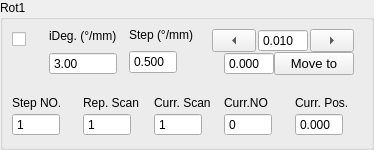
             <widget class="QGroupBox" name="rotary1Group">
              <property name="sizePolicy">
               <sizepolicy hsizetype="Expanding" vsizetype="Expanding">
                <horstretch>0</horstretch>
                <verstretch>0</verstretch>
               </sizepolicy>
              </property>
              <property name="title">
               <string>Rot1</string>
              </property>
              <layout class="QVBoxLayout" name="verticalLayout_83">
               <property name="leftMargin">
                <number>9</number>
               </property>
               <property name="topMargin">
                <number>0</number>
               </property>
               <item>
                <layout class="QVBoxLayout" name="verticalLayout_81">
                 <property name="spacing">
                  <number>12</number>
                 </property>
                 <item>
                  <layout class="QHBoxLayout" name="horizontalLayout_45" stretch="1,2,2,0">
                   <item>
                    <layout class="QVBoxLayout" name="verticalLayout_79">
                     <property name="spacing">
                      <number>6</number>
                     </property>
                     <property name="topMargin">
                      <number>9</number>
                     </property>
                     <item>
                      <widget class="QCheckBox" name="activeRot1">
                       <property name="sizePolicy">
                        <sizepolicy hsizetype="Expanding" vsizetype="Fixed">
                         <horstretch>0</horstretch>
                         <verstretch>0</verstretch>
                        </sizepolicy>
                       </property>
                       <property name="toolTip">
                        <string>Active Instrument?</string>
                       </property>
                       <property name="text">
                        <string/>
                       </property>
                       <property name="checked">
                        <bool>false</bool>
                       </property>
                       <property name="mytype" stdset="0">
                        <string>checkbox</string>
                       </property>
                      </widget>
                     </item>
                     <item>
                      <widget class="LedIndicator" name="rotary1Led" native="true">
                       <property name="sizePolicy">
                        <sizepolicy hsizetype="Fixed" vsizetype="Fixed">
                         <horstretch>0</horstretch>
                         <verstretch>0</verstretch>
                        </sizepolicy>
                       </property>
                       <property name="minimumSize">
                        <size>
                         <width>25</width>
                         <height>25</height>
                        </size>
                       </property>
                       <property name="maximumSize">
                        <size>
                         <width>25</width>
                         <height>25</height>
                        </size>
                       </property>
                       <property name="baseSize">
                        <size>
                         <width>0</width>
                         <height>0</height>
                        </size>
                       </property>
                       <property name="mytype" stdset="0">
                        <string>led</string>
                       </property>
                      </widget>
                     </item>
                    </layout>
                   </item>
                   <item>
                    <layout class="QVBoxLayout" name="verticalLayout_37">
                     <property name="spacing">
                      <number>0</number>
                     </property>
                     <property name="leftMargin">
                      <number>0</number>
                     </property>
                     <property name="rightMargin">
                      <number>0</number>
                     </property>
                     <item>
                      <widget class="QLabel" name="label_31">
                       <property name="sizePolicy">
                        <sizepolicy hsizetype="Expanding" vsizetype="Fixed">
                         <horstretch>0</horstretch>
                         <verstretch>0</verstretch>
                        </sizepolicy>
                       </property>
                       <property name="maximumSize">
                        <size>
                         <width>16777215</width>
                         <height>16777215</height>
                        </size>
                       </property>
                       <property name="text">
                        <string>iDeg. (°/mm)</string>
                       </property>
                       <property name="mytype" stdset="0">
                        <string>label</string>
                       </property>
                      </widget>
                     </item>
                     <item>
                      <widget class="QDoubleSpinBox" name="iRot1">
                       <property name="sizePolicy">
                        <sizepolicy hsizetype="Expanding" vsizetype="Fixed">
                         <horstretch>0</horstretch>
                         <verstretch>0</verstretch>
                        </sizepolicy>
                       </property>
                       <property name="maximumSize">
                        <size>
                         <width>16777215</width>
                         <height>16777215</height>
                        </size>
                       </property>
                       <property name="buttonSymbols">
                        <enum>QAbstractSpinBox::ButtonSymbols::NoButtons</enum>
                       </property>
                       <property name="value">
                        <double>3.000000000000000</double>
                       </property>
                      </widget>
                     </item>
                    </layout>
                   </item>
                   <item>
                    <layout class="QVBoxLayout" name="verticalLayout_27">
                     <property name="spacing">
                      <number>0</number>
                     </property>
                     <item>
                      <widget class="QLabel" name="label_33">
                       <property name="sizePolicy">
                        <sizepolicy hsizetype="Expanding" vsizetype="Fixed">
                         <horstretch>0</horstretch>
                         <verstretch>0</verstretch>
                        </sizepolicy>
                       </property>
                       <property name="text">
                        <string>Step (°/mm)</string>
                       </property>
                       <property name="mytype" stdset="0">
                        <string>label</string>
                       </property>
                      </widget>
                     </item>
                     <item>
                      <widget class="QDoubleSpinBox" name="rotary1Step">
                       <property name="sizePolicy">
                        <sizepolicy hsizetype="Expanding" vsizetype="Fixed">
                         <horstretch>0</horstretch>
                         <verstretch>0</verstretch>
                        </sizepolicy>
                       </property>
                       <property name="maximumSize">
                        <size>
                         <width>48</width>
                         <height>24</height>
                        </size>
                       </property>
                       <property name="buttonSymbols">
                        <enum>QAbstractSpinBox::ButtonSymbols::NoButtons</enum>
                       </property>
                       <property name="decimals">
                        <number>3</number>
                       </property>
                       <property name="value">
                        <double>0.500000000000000</double>
                       </property>
                      </widget>
                     </item>
                    </layout>
                   </item>
                   <item>
                    <widget class="QFrame" name="rotary1Manual">
                     <property name="mytype" stdset="0">
                      <string>inst_manu</string>
                     </property>
                     <layout class="QVBoxLayout" name="verticalLayout_53">
                      <property name="spacing">
                       <number>0</number>
                      </property>
                      <property name="leftMargin">
                       <number>6</number>
                      </property>
                      <property name="rightMargin">
                       <number>6</number>
                      </property>
                      <item>
                       <layout class="QHBoxLayout" name="horizontalLayout_19">
                        <property name="spacing">
                         <number>2</number>
                        </property>
                        <item>
                         <widget class="QToolButton" name="rot1JogL">
                          <property name="sizePolicy">
                           <sizepolicy hsizetype="Expanding" vsizetype="Fixed">
                            <horstretch>0</horstretch>
                            <verstretch>0</verstretch>
                           </sizepolicy>
                          </property>
                          <property name="minimumSize">
                           <size>
                            <width>32</width>
                            <height>0</height>
                           </size>
                          </property>
                          <property name="maximumSize">
                           <size>
                            <width>16777215</width>
                            <height>24</height>
                           </size>
                          </property>
                          <property name="text">
                           <string>...</string>
                          </property>
                          <property name="toolButtonStyle">
                           <enum>Qt::ToolButtonStyle::ToolButtonIconOnly</enum>
                          </property>
                          <property name="arrowType">
                           <enum>Qt::ArrowType::LeftArrow</enum>
                          </property>
                          <property name="mytype" stdset="0">
                           <string>arrowbutton</string>
                          </property>
                         </widget>
                        </item>
                        <item>
                         <widget class="QDoubleSpinBox" name="rotary1JogStep">
                          <property name="sizePolicy">
                           <sizepolicy hsizetype="Expanding" vsizetype="Fixed">
                            <horstretch>0</horstretch>
                            <verstretch>0</verstretch>
                           </sizepolicy>
                          </property>
                          <property name="maximumSize">
                           <size>
                            <width>50</width>
                            <height>24</height>
                           </size>
                          </property>
                          <property name="buttonSymbols">
                           <enum>QAbstractSpinBox::ButtonSymbols::NoButtons</enum>
                          </property>
                          <property name="decimals">
                           <number>3</number>
                          </property>
                          <property name="minimum">
                           <double>-50.000000000000000</double>
                          </property>
                          <property name="maximum">
                           <double>210.000000000000000</double>
                          </property>
                          <property name="value">
                           <double>0.010000000000000</double>
                          </property>
                         </widget>
                        </item>
                        <item>
                         <widget class="QToolButton" name="rot1JogR">
                          <property name="sizePolicy">
                           <sizepolicy hsizetype="Expanding" vsizetype="Fixed">
                            <horstretch>0</horstretch>
                            <verstretch>0</verstretch>
                           </sizepolicy>
                          </property>
                          <property name="minimumSize">
                           <size>
                            <width>32</width>
                            <height>0</height>
                           </size>
                          </property>
                          <property name="maximumSize">
                           <size>
                            <width>16777215</width>
                            <height>24</height>
                           </size>
                          </property>
                          <property name="text">
                           <string>...</string>
                          </property>
                          <property name="arrowType">
                           <enum>Qt::ArrowType::RightArrow</enum>
                          </property>
                          <property name="mytype" stdset="0">
                           <string>arrowbutton</string>
                          </property>
                         </widget>
                        </item>
                       </layout>
                      </item>
                      <item>
                       <layout class="QHBoxLayout" name="horizontalLayout_13">
                        <property name="leftMargin">
                         <number>12</number>
                        </property>
                        <item>
                         <widget class="QDoubleSpinBox" name="rot1SetPos">
                          <property name="sizePolicy">
                           <sizepolicy hsizetype="Minimum" vsizetype="Preferred">
                            <horstretch>0</horstretch>
                            <verstretch>0</verstretch>
                           </sizepolicy>
                          </property>
                          <property name="maximumSize">
                           <size>
                            <width>50</width>
                            <height>24</height>
                           </size>
                          </property>
                          <property name="buttonSymbols">
                           <enum>QAbstractSpinBox::ButtonSymbols::NoButtons</enum>
                          </property>
                          <property name="decimals">
                           <number>3</number>
                          </property>
                          <property name="maximum">
                           <double>1000.000000000000000</double>
                          </property>
                         </widget>
                        </item>
                        <item>
                         <widget class="QPushButton" name="rot1MoveTo">
                          <property name="sizePolicy">
                           <sizepolicy hsizetype="Minimum" vsizetype="Preferred">
                            <horstretch>0</horstretch>
                            <verstretch>0</verstretch>
                           </sizepolicy>
                          </property>
                          <property name="maximumSize">
                           <size>
                            <width>80</width>
                            <height>30</height>
                           </size>
                          </property>
                          <property name="font">
                           <font>
                            <pointsize>10</pointsize>
                           </font>
                          </property>
                          <property name="text">
                           <string>Move to</string>
                          </property>
                          <property name="mytype" stdset="0">
                           <string>clickable_button</string>
                          </property>
                         </widget>
                        </item>
                       </layout>
                      </item>
                     </layout>
                    </widget>
                   </item>
                  </layout>
                 </item>
                 <item>
                  <layout class="QHBoxLayout" name="horizontalLayout">
                   <property name="spacing">
                    <number>6</number>
                   </property>
                   <item>
                    <layout class="QVBoxLayout" name="verticalLayout_28">
                     <property name="spacing">
                      <number>3</number>
                     </property>
                     <item>
                      <widget class="QLabel" name="label_32">
                       <property name="sizePolicy">
                        <sizepolicy hsizetype="Expanding" vsizetype="Fixed">
                         <horstretch>0</horstretch>
                         <verstretch>0</verstretch>
                        </sizepolicy>
                       </property>
                       <property name="text">
                        <string>Step NO.</string>
                       </property>
                       <property name="mytype" stdset="0">
                        <string>label</string>
                       </property>
                      </widget>
                     </item>
                     <item>
                      <widget class="QSpinBox" name="rotary1StepNO">
                       <property name="sizePolicy">
                        <sizepolicy hsizetype="Expanding" vsizetype="Fixed">
                         <horstretch>0</horstretch>
                         <verstretch>0</verstretch>
                        </sizepolicy>
                       </property>
                       <property name="maximumSize">
                        <size>
                         <width>48</width>
                         <height>24</height>
                        </size>
                       </property>
                       <property name="buttonSymbols">
                        <enum>QAbstractSpinBox::ButtonSymbols::NoButtons</enum>
                       </property>
                       <property name="maximum">
                        <number>10000</number>
                       </property>
                       <property name="value">
                        <number>1</number>
                       </property>
                      </widget>
                     </item>
                    </layout>
                   </item>
                   <item>
                    <layout class="QVBoxLayout" name="verticalLayout_86">
                     <property name="spacing">
                      <number>3</number>
                     </property>
                     <item>
                      <widget class="QLabel" name="label_58">
                       <property name="sizePolicy">
                        <sizepolicy hsizetype="Expanding" vsizetype="Fixed">
                         <horstretch>0</horstretch>
                         <verstretch>0</verstretch>
                        </sizepolicy>
                       </property>
                       <property name="text">
                        <string>Rep. Scan</string>
                       </property>
                       <property name="mytype" stdset="0">
                        <string>label</string>
                       </property>
                      </widget>
                     </item>
                     <item>
                      <widget class="QSpinBox" name="ScanRepNO_R1">
                       <property name="sizePolicy">
                        <sizepolicy hsizetype="Expanding" vsizetype="Fixed">
                         <horstretch>0</horstretch>
                         <verstretch>0</verstretch>
                        </sizepolicy>
                       </property>
                       <property name="maximumSize">
                        <size>
                         <width>48</width>
                         <height>24</height>
                        </size>
                       </property>
                       <property name="buttonSymbols">
                        <enum>QAbstractSpinBox::ButtonSymbols::NoButtons</enum>
                       </property>
                       <property name="maximum">
                        <number>10000</number>
                       </property>
                       <property name="value">
                        <number>1</number>
                       </property>
                      </widget>
                     </item>
                    </layout>
                   </item>
                   <item>
                    <layout class="QVBoxLayout" name="verticalLayout_89">
                     <property name="spacing">
                      <number>3</number>
                     </property>
                     <item>
                      <widget class="QLabel" name="label_59">
                       <property name="sizePolicy">
                        <sizepolicy hsizetype="Expanding" vsizetype="Fixed">
                         <horstretch>0</horstretch>
                         <verstretch>0</verstretch>
                        </sizepolicy>
                       </property>
                       <property name="text">
                        <string>Curr. Scan</string>
                       </property>
                       <property name="mytype" stdset="0">
                        <string>label</string>
                       </property>
                      </widget>
                     </item>
                     <item>
                      <widget class="QSpinBox" name="Rot1CurrScan">
                       <property name="sizePolicy">
                        <sizepolicy hsizetype="Expanding" vsizetype="Fixed">
                         <horstretch>0</horstretch>
                         <verstretch>0</verstretch>
                        </sizepolicy>
                       </property>
                       <property name="maximumSize">
                        <size>
                         <width>48</width>
                         <height>24</height>
                        </size>
                       </property>
                       <property name="buttonSymbols">
                        <enum>QAbstractSpinBox::ButtonSymbols::NoButtons</enum>
                       </property>
                       <property name="maximum">
                        <number>10000</number>
                       </property>
                       <property name="value">
                        <number>1</number>
                       </property>
                      </widget>
                     </item>
                    </layout>
                   </item>
                   <item>
                    <layout class="QVBoxLayout" name="verticalLayout_46">
                     <property name="spacing">
                      <number>3</number>
                     </property>
                     <item>
                      <widget class="QLabel" name="label_39">
                       <property name="sizePolicy">
                        <sizepolicy hsizetype="Expanding" vsizetype="Fixed">
                         <horstretch>0</horstretch>
                         <verstretch>0</verstretch>
                        </sizepolicy>
                       </property>
                       <property name="text">
                        <string>Curr.NO</string>
                       </property>
                       <property name="mytype" stdset="0">
                        <string>label</string>
                       </property>
                      </widget>
                     </item>
                     <item>
                      <widget class="QSpinBox" name="rotary1CurrStepNO">
                       <property name="sizePolicy">
                        <sizepolicy hsizetype="Expanding" vsizetype="Fixed">
                         <horstretch>0</horstretch>
                         <verstretch>0</verstretch>
                        </sizepolicy>
                       </property>
                       <property name="maximumSize">
                        <size>
                         <width>48</width>
                         <height>24</height>
                        </size>
                       </property>
                       <property name="buttonSymbols">
                        <enum>QAbstractSpinBox::ButtonSymbols::NoButtons</enum>
                       </property>
                       <property name="mytype" stdset="0">
                        <string>intNO</string>
                       </property>
                      </widget>
                     </item>
                    </layout>
                   </item>
                   <item>
                    <layout class="QVBoxLayout" name="verticalLayout_45">
                     <property name="spacing">
                      <number>3</number>
                     </property>
                     <item>
                      <widget class="QLabel" name="label_16">
                       <property name="sizePolicy">
                        <sizepolicy hsizetype="Expanding" vsizetype="Fixed">
                         <horstretch>0</horstretch>
                         <verstretch>0</verstretch>
                        </sizepolicy>
                       </property>
                       <property name="text">
                        <string>Curr. Pos.</string>
                       </property>
                       <property name="mytype" stdset="0">
                        <string>label</string>
                       </property>
                      </widget>
                     </item>
                     <item>
                      <widget class="QDoubleSpinBox" name="rot1CurrPos">
                       <property name="sizePolicy">
                        <sizepolicy hsizetype="Expanding" vsizetype="Fixed">
                         <horstretch>0</horstretch>
                         <verstretch>0</verstretch>
                        </sizepolicy>
                       </property>
                       <property name="maximumSize">
                        <size>
                         <width>48</width>
                         <height>24</height>
                        </size>
                       </property>
                       <property name="buttonSymbols">
                        <enum>QAbstractSpinBox::ButtonSymbols::NoButtons</enum>
                       </property>
                       <property name="decimals">
                        <number>3</number>
                       </property>
                       <property name="minimum">
                        <double>-10.000000000000000</double>
                       </property>
                       <property name="maximum">
                        <double>1000.000000000000000</double>
                       </property>
                      </widget>
                     </item>
                    </layout>
                   </item>
                  </layout>
                 </item>
                </layout>
               </item>
              </layout>
             </widget>
